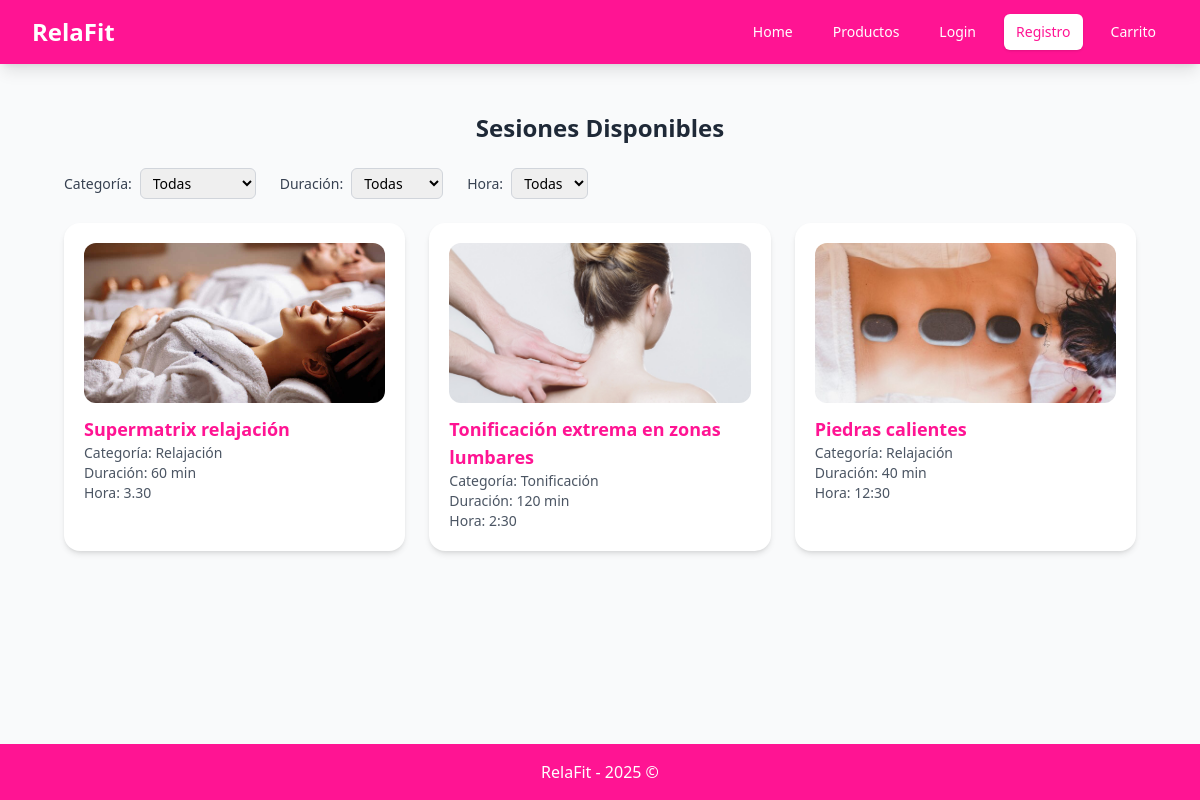
The page / on the database its author committed.
### Sesion/models.py (models this page shows, shortened)
class Sesion(models.Model):
    idSesion = models.AutoField(primary_key= True)
    nombreSesion = models.CharField()
    categoriaSesion = models.CharField()
    descripcionSesion = models.TextField()
    imagenSesion = models.ImageField(upload_to="sesiones/", blank=True, null=True)
    precioSesion = models.FloatField()
    duracionSesion = models.IntegerField() #en minutos
    horaSesion = models.CharField()
    disponibleSesion = models.BooleanField()
    sesionesReserva = models.ForeignKey('Sesion', on_delete=models.CASCADE, related_name='reservas', null=True, blank=True) # relacion uno a muchos con reserva

### Sesion/views.py (the view)
# urls.py: path("", HomePageView.as_view(), name = 'home'),
class HomePageView(TemplateView):
    template_name = "home.html"
    def get_context_data(self, **kwargs):
        context = super().get_context_data(**kwargs)
        sesiones = Sesion.objects.all()
        categoria = self.request.GET.get("categoria")
        duracion = self.request.GET.get("duracion")
        hora = self.request.GET.get("hora")
        if categoria:
            sesiones = sesiones.filter(categoriaSesion=categoria)
        if duracion:
            sesiones = sesiones.filter(duracionSesion=duracion)
        if hora:
            sesiones = sesiones.filter(horaSesion=hora)
        context["sesiones"] = sesiones
        context["categorias"] = Sesion.objects.values_list("categoriaSesion", flat=True).distinct()
        context["duraciones"] = Sesion.objects.values_list("duracionSesion", flat=True).distinct()
        context["horas"] = Sesion.objects.values_list("horaSesion", flat=True).distinct()
        context["categoria_seleccionada"] = categoria
        context["duracion_seleccionada"] = duracion
        context["hora_seleccionada"] = hora
        return context

### Sesion/templates/home.html (shortened to what this page needs)
{% extends "base.html" %}
{% block content %}
<div class="max-w-7xl mx-auto py-6 sm:px-6 lg:px-8">
    <h2 class="text-2xl font-bold text-gray-800 mb-6 text-center">Sesiones Disponibles</h2>
    <form method="get" class="flex items-center space-x-6 mb-6">
        <div class="flex items-center">
            <span class="text-sm text-gray-700 mr-2">Categoría:</span>
            <select name="categoria" onchange="this.form.submit()"
                    class="px-2 py-1 rounded-md border border-gray-300 text-sm focus:ring-pink-bright focus:border-pink-bright">
                <option value="">Todas</option>
            </select>
        </div>
        <div class="flex items-center">
            <span class="text-sm text-gray-700 mr-2">Duración:</span>
            <select name="duracion" onchange="this.form.submit()"
                    class="px-2 py-1 rounded-md border border-gray-300 text-sm focus:ring-pink-bright focus:border-pink-bright">
                <option value="">Todas</option>
            </select>
        </div>
        <div class="flex items-center">
            <span class="text-sm text-gray-700 mr-2">Hora:</span>
            <select name="hora" onchange="this.form.submit()"
                    class="px-2 py-1 rounded-md border border-gray-300 text-sm focus:ring-pink-bright focus:border-pink-bright">
                <option value="">Todas</option>
            </select>
        </div>
    </form>
    <div class="grid grid-cols-1 sm:grid-cols-2 lg:grid-cols-3 gap-6">
        {% for sesion in sesiones %}
        <a href="{% url 'detalleSesion' sesion.idSesion %}"
           class="bg-white rounded-2xl shadow-md p-5 block transition duration-300 ease-in-out transform hover:scale-105 hover:shadow-lg">
            {% if sesion.imagenSesion %}
            <div class="w-full h-40 overflow-hidden rounded-xl mb-3">
                <img src="{{ sesion.imagenSesion.url }}" alt="{{ sesion.nombreSesion }}" class="w-full h-full object-cover">
            </div>
            {% else %}
            <div class="w-full h-40 bg-gray-200 flex items-center justify-center rounded-xl mb-3 text-gray-500">
                Sin imagen
            </div>
            {% endif %}
            <h3 class="text-lg font-semibold text-pink-bright">{{ sesion.nombreSesion }}</h3>
            <p class="text-sm text-gray-600">Categoría: {{ sesion.categoriaSesion }}</p>
            <p class="text-sm text-gray-600">Duración: {{ sesion.duracionSesion }} min</p>
            <p class="text-sm text-gray-600">Hora: {{ sesion.horaSesion }}</p>
        </a>
        {% empty %}
        <p class="text-center text-gray-500 col-span-3">No hay sesiones registradas.</p>
        {% endfor %}
    </div>
</div>
{% endblock %}

### rows shown on the page
Sesion: imagenSesion (picture), nombreSesion "Supermatrix relajación", categoriaSesion "Relajación", duracionSesion "60", horaSesion "3.30"
Sesion: imagenSesion (picture), nombreSesion "Tonificación extrema en zonas lumbares", categoriaSesion "Tonificación", duracionSesion "120", horaSesion "2:30"
Sesion: imagenSesion (picture), nombreSesion "Piedras calientes", categoriaSesion "Relajación", duracionSesion "40", horaSesion "12:30"
